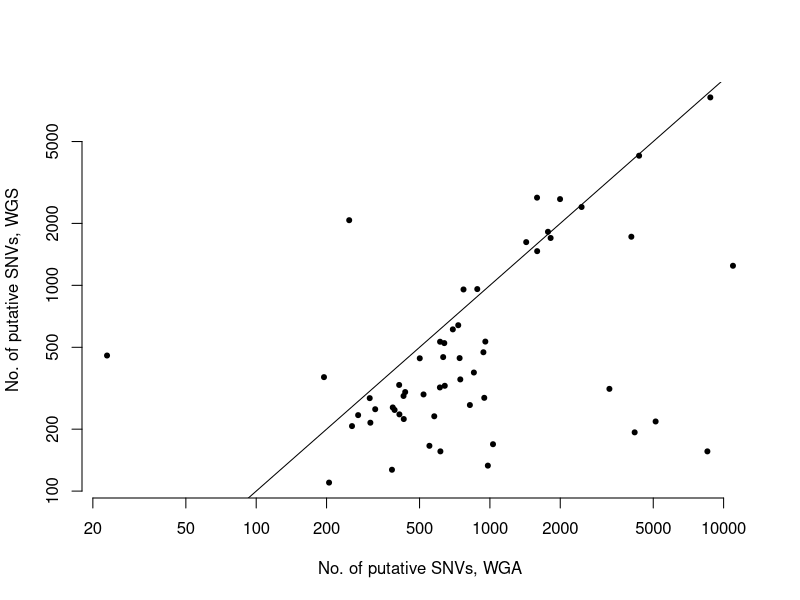

R code for this plot:
## This is the R script (run on a Macbook) to create the figures from the data in FIGURE_DATA

###############
## LOAD DATA ##
###############

data23 = read.table( "../FIGURE_DATA/unfiltered_WGS-WGA_counts.txt", header=T )

#####################################################
## FIGURE 2: Number of putative SNVs in WGS v. WGA ##
#####################################################

# pdf( "../FIGURE_PDFS/C282_v_C484.pdf" )
par(bty='n')
plot(data23$C282_count, data23$C484_count, log='xy', pch=20, xlab="No. of putative SNVs, WGA", ylab="No. of putative SNVs, WGS" )
abline(0,1)
# dev.off()
